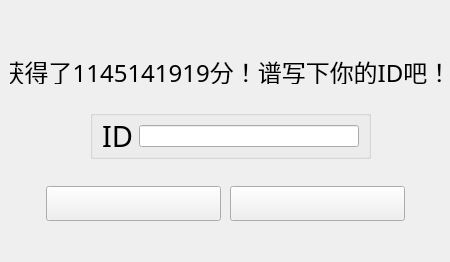
<?xml version="1.0" encoding="UTF-8"?>
<ui version="4.0">
 <class>RecordRankWindow</class>
 <widget class="QWidget" name="RecordRankWindow">
  <property name="geometry">
   <rect>
    <x>0</x>
    <y>0</y>
    <width>450</width>
    <height>262</height>
   </rect>
  </property>
  <property name="windowTitle">
   <string>Form</string>
  </property>
  <property name="styleSheet">
   <string notr="true"/>
  </property>
  <widget class="QLabel" name="label">
   <property name="geometry">
    <rect>
     <x>10</x>
     <y>60</y>
     <width>432</width>
     <height>24</height>
    </rect>
   </property>
   <property name="font">
    <font>
     <family>Agency FB</family>
     <pointsize>18</pointsize>
    </font>
   </property>
   <property name="text">
    <string>获得了1145141919分！谱写下你的ID吧！</string>
   </property>
   <property name="alignment">
    <set>Qt::AlignCenter</set>
   </property>
  </widget>
  <widget class="QGroupBox" name="groupBox">
   <property name="geometry">
    <rect>
     <x>90</x>
     <y>110</y>
     <width>281</width>
     <height>49</height>
    </rect>
   </property>
   <property name="font">
    <font>
     <family>Agency FB</family>
     <pointsize>22</pointsize>
    </font>
   </property>
   <property name="title">
    <string/>
   </property>
   <layout class="QHBoxLayout" name="horizontalLayout">
    <item>
     <widget class="QLabel" name="label_2">
      <property name="font">
       <font>
        <family>Agency FB</family>
        <pointsize>22</pointsize>
       </font>
      </property>
      <property name="text">
       <string>ID</string>
      </property>
     </widget>
    </item>
    <item>
     <widget class="QLineEdit" name="lineEdit">
      <property name="sizePolicy">
       <sizepolicy hsizetype="Expanding" vsizetype="Fixed">
        <horstretch>0</horstretch>
        <verstretch>0</verstretch>
       </sizepolicy>
      </property>
     </widget>
    </item>
   </layout>
  </widget>
  <widget class="QPushButton" name="record_button">
   <property name="geometry">
    <rect>
     <x>230</x>
     <y>186</y>
     <width>175</width>
     <height>35</height>
    </rect>
   </property>
   <property name="font">
    <font>
     <family>Agency FB</family>
     <pointsize>22</pointsize>
    </font>
   </property>
   <property name="styleSheet">
    <string notr="true">QPushButton#record_button{border-image:url(:/images/recordrankwindow/结算_保存.png)}
QPushButton::pressed#record_button{border-image:url(:/images/recordrankwindow/结算_保存-.png)}</string>
   </property>
   <property name="text">
    <string/>
   </property>
  </widget>
  <widget class="QPushButton" name="skip_button">
   <property name="geometry">
    <rect>
     <x>46</x>
     <y>186</y>
     <width>175</width>
     <height>35</height>
    </rect>
   </property>
   <property name="font">
    <font>
     <family>Agency FB</family>
     <pointsize>22</pointsize>
    </font>
   </property>
   <property name="styleSheet">
    <string notr="true">QPushButton#skip_button{border-image:url(:/images/recordrankwindow/结算_放弃.png)}
QPushButton::pressed#skip_button{border-image:url(:/images/recordrankwindow/结算_放弃-.png)}</string>
   </property>
   <property name="text">
    <string/>
   </property>
  </widget>
  <widget class="QWidget" name="picwidget" native="true">
   <property name="geometry">
    <rect>
     <x>0</x>
     <y>0</y>
     <width>450</width>
     <height>262</height>
    </rect>
   </property>
   <property name="styleSheet">
    <string notr="true">QWidget#picwidget{border-image:url(:/images/recordrankwindow/结算_底图.png)}</string>
   </property>
  </widget>
  <zorder>picwidget</zorder>
  <zorder>label</zorder>
  <zorder>groupBox</zorder>
  <zorder>record_button</zorder>
  <zorder>skip_button</zorder>
 </widget>
 <resources/>
 <connections/>
</ui>
